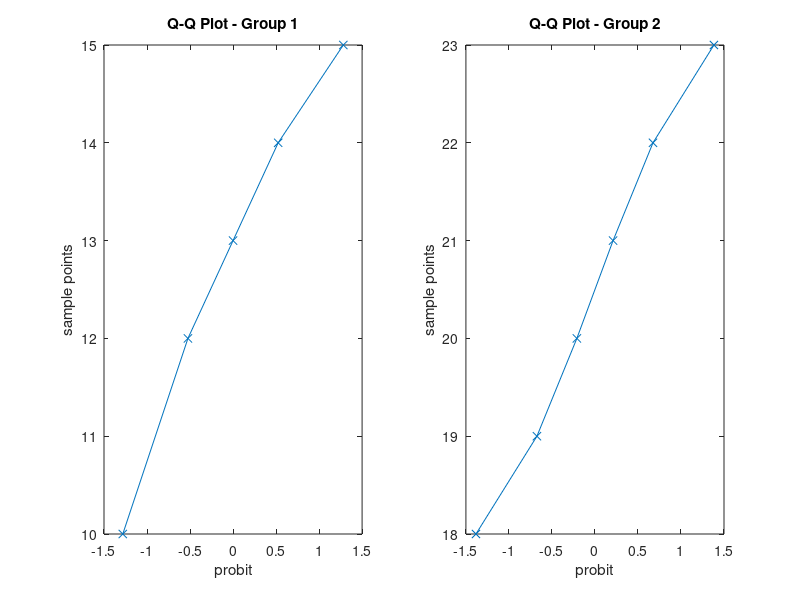

MATLAB code for this plot:
%% Grafico Q-Q Quantile-Quantile
% Gruppo di dati
group1 = [10, 12, 15, 13, 14];
group2 = [20, 22, 18, 21, 19, 23];

% Grafico Q-Q per il gruppo1
figure;
subplot(1, 2, 1);
qqplot(group1);
title('Q-Q Plot - Group 1');

% Grafico Q-Q per il gruppo2
subplot(1, 2, 2);
qqplot(group2);
title('Q-Q Plot - Group 2');
